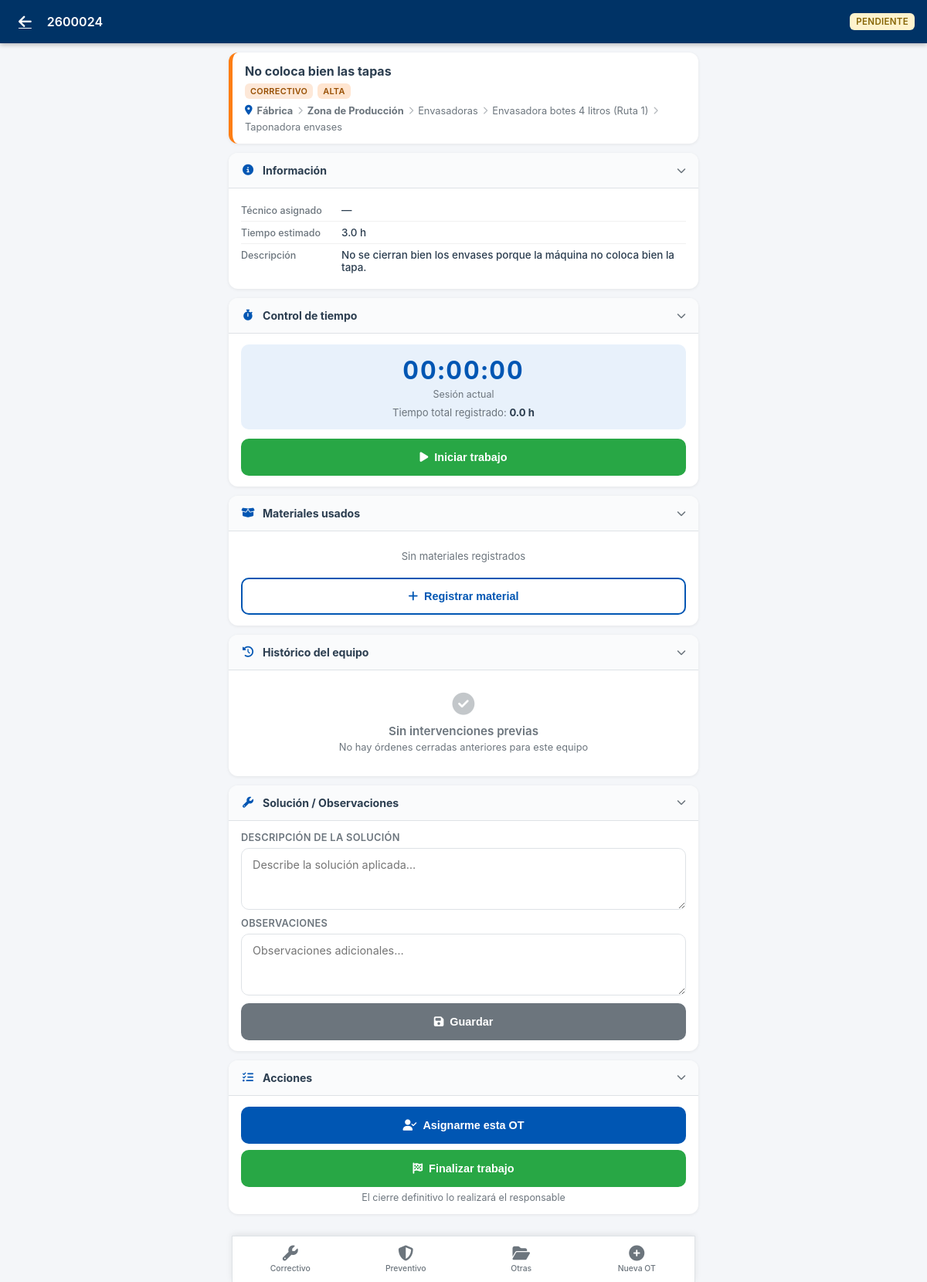
The app's page /movil/ot/30 (signed in) with its own data.
### models.py (models this page shows, shortened)
class OrdenTrabajo(db.Model):
    id = db.Column(db.Integer, primary_key=True)
    numero = db.Column(db.String(20), unique=True, nullable=False)
    tipo = db.Column(db.String(20), nullable=False)  # correctivo, preventivo
    prioridad = db.Column(db.String(20), default='media')  # urgente, alta, media, baja
    estado = db.Column(db.String(20), default='pendiente')  # pendiente, asignada, en_curso, cerrada, cancelada
    fechaCreacion = db.Column(db.DateTime, default=datetime.now)
    fechaProgramada = db.Column(db.DateTime)
    fechaInicio = db.Column(db.DateTime)
    fechaFin = db.Column(db.DateTime)
    titulo = db.Column(db.String(200), nullable=False)
    descripcionProblema = db.Column(db.Text)
    descripcionSolucion = db.Column(db.Text)
    observaciones = db.Column(db.Text)
    equipoTipo = db.Column(db.String(20), nullable=False)  # empresa, planta, zona, linea, maquina, elemento
    equipoId = db.Column(db.Integer, nullable=False)
    maquinaId = db.Column(db.Integer, db.ForeignKey('maquina.id'), nullable=True)
    elementoId = db.Column(db.Integer, db.ForeignKey('elemento.id'))
    planPreventivoId = db.Column(db.Integer, db.ForeignKey('plan_preventivo.id'))  # LEGACY - Deprecado
    asignacionGamaId = db.Column(db.Integer, db.ForeignKey('asignacion_gama.id'))  # LEGACY - Deprecado
    gamaId          = db.Column(db.Integer, db.ForeignKey('gama_mantenimiento.id'), nullable=True)
    frecuenciaTipo  = db.Column(db.String(20))   # 'dias' | 'semanas' | 'meses'
    frecuenciaValor = db.Column(db.Integer)       # número entero
    gama = db.relationship('GamaMantenimiento', foreign_keys=[gamaId])
    tecnicoAsignado = db.Column(db.String(100))  # Técnico principal (legacy)
    tiempoEstimado = db.Column(db.Float)  # horas
    tiempoReal = db.Column(db.Float)  # horas (calculado de registros)
    tiempoParada = db.Column(db.Float)  # horas de parada de máquina
    costeTallerExterno = db.Column(db.Float, default=0)  # Total acumulado (calculado)
    descripcionTallerExterno = db.Column(db.Text)  # LEGACY - primer coste
    proveedorExterno = db.Column(db.String(100))   # LEGACY - primer coste
    costesExternosJson = db.Column(db.Text)  # JSON list de {proveedor, descripcion, coste}
    creadoPor = db.Column(db.String(100))
    cerradoPor = db.Column(db.String(100))
    consumos = db.relationship('ConsumoRecambio', backref='ordenTrabajo', lazy=True, cascade='all, delete-orphan')
    registrosTiempo = db.relationship('RegistroTiempo', backref='ordenTrabajo', lazy=True, cascade='all, delete-orphan')
    respuestasChecklist = db.relationship('RespuestaChecklist', backref='ordenTrabajo', lazy=True, cascade='all, delete-orphan')

class Planta(db.Model):
    id = db.Column(db.Integer, primary_key=True)
    empresaId = db.Column(db.Integer, db.ForeignKey('empresa.id'), nullable=False)
    codigo = db.Column(db.String(10), nullable=False)
    nombre = db.Column(db.String(100), nullable=False)
    descripcion = db.Column(db.Text)
    direccion = db.Column(db.String(200))
    zonas = db.relationship('Zona', backref='planta', lazy=True, cascade='all, delete-orphan')

class Zona(db.Model):
    id = db.Column(db.Integer, primary_key=True)
    plantaId = db.Column(db.Integer, db.ForeignKey('planta.id'), nullable=False)
    codigo = db.Column(db.String(10), nullable=False)
    nombre = db.Column(db.String(100), nullable=False)
    descripcion = db.Column(db.Text)
    lineas = db.relationship('Linea', backref='zona', lazy=True, cascade='all, delete-orphan')

class Linea(db.Model):
    id = db.Column(db.Integer, primary_key=True)
    zonaId = db.Column(db.Integer, db.ForeignKey('zona.id'), nullable=False)
    codigo = db.Column(db.String(10), nullable=False)
    nombre = db.Column(db.String(100), nullable=False)
    descripcion = db.Column(db.Text)
    maquinas = db.relationship('Maquina', backref='linea', lazy=True, cascade='all, delete-orphan')

class Maquina(db.Model):
    id = db.Column(db.Integer, primary_key=True)
    lineaId = db.Column(db.Integer, db.ForeignKey('linea.id'), nullable=False)
    codigo = db.Column(db.String(10), nullable=False)
    nombre = db.Column(db.String(100), nullable=False)
    modelo = db.Column(db.String(50))
    fabricante = db.Column(db.String(50))
    numeroSerie = db.Column(db.String(50))
    descripcion = db.Column(db.Text)
    fechaInstalacion = db.Column(db.Date)
    criticidad = db.Column(db.String(20), default='media')  # alta, media, baja
    estado = db.Column(db.String(20), default='operativo')  # operativo, averiado, mantenimiento
    horasOperacion = db.Column(db.Integer, default=0)  # Contador de horas
    rav = db.Column(db.Float, default=0.0)             # Valor de reposición (RAV)
    elementos = db.relationship('Elemento', backref='maquina', lazy=True, cascade='all, delete-orphan')
    ordenesTrabajo = db.relationship('OrdenTrabajo', backref='maquina', lazy=True)
    planesPreventivos = db.relationship('PlanPreventivo', backref='maquina', lazy=True)
    recambiosAsociados = db.relationship('RecambioEquipo', backref='maquina', lazy=True)

class Elemento(db.Model):
    id = db.Column(db.Integer, primary_key=True)
    maquinaId = db.Column(db.Integer, db.ForeignKey('maquina.id'), nullable=False)
    codigo = db.Column(db.String(10), nullable=False)
    nombre = db.Column(db.String(100), nullable=False)
    tipo = db.Column(db.String(50))
    descripcion = db.Column(db.Text)
    fabricante = db.Column(db.String(50))
    modelo = db.Column(db.String(50))
    numeroSerie = db.Column(db.String(50))
    rav = db.Column(db.Float, default=0.0)             # Valor de reposición (RAV)

### blueprints/mobile/routes.py (the view, shortened to what this page needs)
@bp.route('/ot/<int:id>')
@movil_required
def ver_ot(id):
    ot = OrdenTrabajo.query.get_or_404(id)
    _enrich_ot(ot)
    nombre_tecnico = _nombre_tecnico(current_user)
    trabajo_activo = RegistroTiempo.query.filter_by(
        ordenId=id, tecnico=nombre_tecnico, enCurso=True
    ).first()
    registros_tiempo = RegistroTiempo.query.filter_by(ordenId=id).order_by(
        RegistroTiempo.inicio.desc()
    ).all()
    consumos = ConsumoRecambio.query.filter_by(ordenId=id).all()
    tareas_gama = []
    tareas_realizadas_ids = set()
    checklist_items = []
    respuestas_map = {}
    historico_equipo = []
    et = ot.equipoTipo or ('maquina' if ot.maquinaId else None)
    ei = ot.equipoId or ot.maquinaId
    if et and ei:
        condiciones = [
            and_(OrdenTrabajo.equipoTipo == et, OrdenTrabajo.equipoId == ei)
        ]
        maq_id = ot.maquinaId or (ei if et == 'maquina' else None)
        if maq_id:
            condiciones.append(OrdenTrabajo.maquinaId == maq_id)
        historico_equipo = OrdenTrabajo.query.filter(
            OrdenTrabajo.id != ot.id,
            OrdenTrabajo.estado == 'cerrada',
            or_(*condiciones),
        ).order_by(OrdenTrabajo.fechaFin.desc()).limit(15).all()
    return render_template(
        'mobile/ot_detail.html',
        ot=ot,
        nombre_tecnico=nombre_tecnico,
        trabajo_activo=trabajo_activo,
        registros_tiempo=registros_tiempo,
        consumos=consumos,
        tareas_gama=tareas_gama,
        tareas_realizadas_ids=tareas_realizadas_ids,
        checklist_items=checklist_items,
        respuestas_map=respuestas_map,
        historico_equipo=historico_equipo,
    )

### templates/mobile/ot_detail.html (shortened to what this page needs)
{% extends "mobile/base.html" %}
{% block header %}
<a href="{{ url_for('mobile.home') }}" class="m-header-back">
  <i class="fas fa-arrow-left"></i>
</a>
<span class="m-header-title">{{ ot.numero }}</span>
<div class="m-header-actions">
  <span class="m-badge m-badge-estado-{{ ot.estado }}" style="font-size:.72rem;padding:4px 8px;">
    {{ ot.estado | replace('_', ' ') }}
  </span>
</div>
{% endblock %}
{% block content %}
<div class="m-ot-header-card prio-{{ ot.prioridad }}">
  <div class="m-ot-header-titulo">{{ ot.titulo }}</div>
  <div class="m-ot-header-badges">
    <span class="m-badge m-badge-tipo-{{ ot.tipo }}">{{ ot.tipo }}</span>
    <span class="m-badge m-badge-prio-{{ ot.prioridad }}">
      {{ ot.prioridad }}
    </span>
  </div>
  {% if ot._ruta %}
  <div class="m-ot-header-equipo">
    <i class="fas fa-map-marker-alt" style="color:var(--m-primary)"></i>
    {% for nivel in ot._ruta %}
    {% if not loop.first %}<i class="fas fa-chevron-right" style="font-size:.65rem;opacity:.5"></i>{% endif %}
    <span style="font-weight:{% if nivel.tipo in ['planta','zona'] %}700{% else %}400{% endif %}">{{ nivel.nombre
      }}</span>
    {% endfor %}
  </div>
  {% endif %}
</div>
<div class="m-section" id="sec-info">
  <div class="m-section-header">
    <div class="m-section-header-left">
      <i class="fas fa-info-circle"></i>Información
    </div>
    <i class="fas fa-chevron-down m-section-chevron"></i>
  </div>
  <div class="m-section-body">
    <div class="m-info-row">
      <span class="m-info-label">Técnico asignado</span>
      <span class="m-info-value">{{ ot.tecnicoAsignado or '—' }}</span>
    </div>
    {% if ot.tiempoEstimado %}
    <div class="m-info-row">
      <span class="m-info-label">Tiempo estimado</span>
      <span class="m-info-value">{{ ot.tiempoEstimado }} h</span>
    </div>
    {% endif %}
    {% if ot.descripcionProblema %}
    <div class="m-info-row">
      <span class="m-info-label">Descripción</span>
      <span class="m-info-value">{{ ot.descripcionProblema }}</span>
    </div>
    {% endif %}
  </div>
</div>
{% if ot.estado not in ['cerrada', 'cancelada'] %}
<div class="m-section" id="sec-tiempo">
  <div class="m-section-header">
    <div class="m-section-header-left">
      <i class="fas fa-stopwatch"></i>Control de tiempo
    </div>
    <i class="fas fa-chevron-down m-section-chevron"></i>
  </div>
  <div class="m-section-body">
    <div class="m-timer-box">
      <div class="m-timer-value" id="timerDisplay">
        {% if trabajo_activo %}
        <span class="m-time-en-curso"><i class="fas fa-circle" style="font-size:.8rem"></i> En curso</span>
        {% else %}
        00:00:00
        {% endif %}
      </div>
      <div class="m-timer-label">Sesión actual</div>
      <div class="m-timer-total">
        Tiempo total registrado: <strong>{{ '%.1f' % (ot.tiempoReal or 0) }} h</strong>
      </div>
    </div>
    {% if trabajo_activo %}
    <button class="m-btn m-btn-warning m-btn-full" onclick="pausarTrabajo()">
      <i class="fas fa-pause"></i> Pausar trabajo
    </button>
    {% else %}
    <button class="m-btn m-btn-success m-btn-full" onclick="iniciarTrabajo()">
      <i class="fas fa-play"></i> Iniciar trabajo
    </button>
    {% endif %}
  </div>
</div>
{% endif %}
<div class="m-section" id="sec-consumos">
  <div class="m-section-header">
    <div class="m-section-header-left">
      <i class="fas fa-box-open"></i>
      Materiales usados
    </div>
    <i class="fas fa-chevron-down m-section-chevron"></i>
  </div>
  <div class="m-section-body">
    {% if consumos %}
    {% for c in consumos %}
    <div class="m-consumo-item">
      <div>
        <div class="m-consumo-nombre">{{ c.recambio.nombre if c.recambio else '—' }}</div>
        <div class="m-consumo-qty">Cantidad: {{ c.cantidad }} {{ c.recambio.unidadMedida if c.recambio else '' }}</div>
      </div>
      <div class="m-consumo-coste">
        {% if c.precioUnitario %}{{ '%.2f' % (c.cantidad * c.precioUnitario) }} €{% endif %}
      </div>
    </div>
    {% endfor %}
    {% else %}
    <p class="m-text-muted m-text-center" style="padding:10px 0">Sin materiales registrados</p>
    {% endif %}
    {% if ot.estado not in ['cerrada', 'cancelada'] %}
    <button class="m-btn m-btn-outline m-btn-full" style="margin-top:10px" onclick="abrirModalConsumo()">
      <i class="fas fa-plus"></i> Registrar material
    </button>
    {% endif %}
  </div>
</div>
{% if ot.equipoTipo or ot.maquinaId %}
{% if historico_equipo %}
<div class="m-section" id="sec-historico">
  <div class="m-section-header">
    <div class="m-section-header-left">
      <i class="fas fa-history"></i>
      Histórico del equipo
      <span class="m-badge" style="background:var(--m-primary-light);color:var(--m-primary);margin-left:6px">
        {{ historico_equipo|length }}
      </span>
    </div>
    <i class="fas fa-chevron-down m-section-chevron"></i>
  </div>
  <div class="m-section-body">
    {% for h in historico_equipo %}
    <div class="m-historico-item">
      <div class="m-historico-header">
        <div style="display:flex;align-items:center;gap:8px">
          <span class="m-historico-num">{{ h.numero }}</span>
          <span class="m-badge m-badge-tipo-{{ h.tipo }}">{{ h.tipo }}</span>
        </div>
        <span class="m-text-small m-text-muted">
          {{ h.fechaFin.strftime('%d/%m/%Y') if h.fechaFin else (h.fechaCreacion.strftime('%d/%m/%Y') if h.fechaCreacion
          else '—') }}
        </span>
      </div>
      {% if h.descripcionProblema %}
      <div class="m-historico-problema">
        <span class="m-historico-label">Problema</span>
        {{ h.descripcionProblema }}
      </div>
      {% endif %}
      {% if h.descripcionSolucion %}
      <div class="m-historico-solucion">
        <span class="m-historico-label">Solución</span>
        {{ h.descripcionSolucion }}
      </div>
      {% else %}
      <div class="m-historico-solucion m-historico-sin-sol">
        <span class="m-historico-label">Solución</span>
        <em>Sin registrar</em>
      </div>
      {% endif %}
      <div class="m-historico-meta">
        {% if h.tecnicoAsignado %}<span><i class="fas fa-user"></i> {{ h.tecnicoAsignado }}</span>{% endif %}
        {% if h.tiempoReal %}<span><i class="fas fa-clock"></i> {{ '%.1f' % h.tiempoReal }} h</span>{% endif %}
      </div>
    </div>
    {% endfor %}
  </div>
</div>
{% else %}
<div class="m-section" id="sec-historico">
  <div class="m-section-header">
    <div class="m-section-header-left">
      <i class="fas fa-history"></i>
      Histórico del equipo
    </div>
    <i class="fas fa-chevron-down m-section-chevron"></i>
  </div>
  <div class="m-section-body">
    <div class="m-empty" style="padding:16px 0">
      <i class="fas fa-check-circle" style="font-size:1.8rem"></i>
      <div class="m-empty-title">Sin intervenciones previas</div>
      <div class="m-empty-sub">No hay órdenes cerradas anteriores para este equipo</div>
    </div>
  </div>
</div>
{% endif %}
{% endif %}
{% if ot.estado not in ['cerrada', 'cancelada'] %}
<div class="m-section" id="sec-solucion">
  <div class="m-section-header">
    <div class="m-section-header-left">
      <i class="fas fa-wrench"></i>Solución / Observaciones
    </div>
    <i class="fas fa-chevron-down m-section-chevron"></i>
  </div>
  <div class="m-section-body">
    <div class="m-field">
      <label class="m-label">Descripción de la solución</label>
      <textarea class="m-textarea" id="descripcionSolucion" rows="3"
        placeholder="Describe la solución aplicada…">{{ ot.descripcionSolucion or '' }}</textarea>
    </div>
    <div class="m-field" style="margin-top:10px">
      <label class="m-label">Observaciones</label>
      <textarea class="m-textarea" id="observaciones" rows="2"
        placeholder="Observaciones adicionales…">{{ ot.observaciones or '' }}</textarea>
    </div>
    <button class="m-btn m-btn-secondary m-btn-full" style="margin-top:10px" onclick="guardarSolucion()">
      <i class="fas fa-save"></i> Guardar
    </button>
  </div>
</div>
<div class="m-section" id="sec-acciones">
  <div class="m-section-header">
    <div class="m-section-header-left">
      <i class="fas fa-tasks"></i>Acciones
    </div>
    <i class="fas fa-chevron-down m-section-chevron"></i>
  </div>
  <div class="m-section-body">
    {% if ot.estado == 'pendiente' %}
    <button class="m-btn m-btn-primary m-btn-full" style="margin-bottom:8px" onclick="cambiarEstado('asignada')">
      <i class="fas fa-user-check"></i> Asignarme esta OT
    </button>
    {% endif %}
    {% if ot.estado in ['pendiente', 'asignada', 'en_curso'] %}
    {% if tecnico_puede_cerrar %}
    <button class="m-btn m-btn-success m-btn-full" onclick="confirmarCerrar('cerrada')">
      <i class="fas fa-check-circle"></i> Cerrar orden de trabajo
    </button>
    {% else %}
    <button class="m-btn m-btn-success m-btn-full" onclick="confirmarCerrar('cerrado_parcial')">
      <i class="fas fa-flag-checkered"></i> Finalizar trabajo
    </button>
    <p class="m-text-muted m-text-small" style="margin-top:6px;text-align:center">
      El cierre definitivo lo realizará el responsable
    </p>
    {% endif %}
    {% endif %}
  </div>
</div>
{% endif %}
{% endblock %}

### records on screen
OrdenTrabajo: numero "2600024", estado "PENDIENTE", titulo "No coloca bien las tapas", tipo "CORRECTIVO", prioridad "ALTA", tecnicoAsignado "—", tiempoEstimado "3.0", descripcionProblema "No se cierran bien los envases porque la máquina no coloca bien la tapa.", tiempoReal "0.0"
Planta: nombre "Fábrica"
Zona: nombre "Zona de Producción"
Linea: nombre "Envasadoras"
Maquina: nombre "Envasadora botes 4 litros (Ruta 1)"
Elemento: nombre "Taponadora envases"
